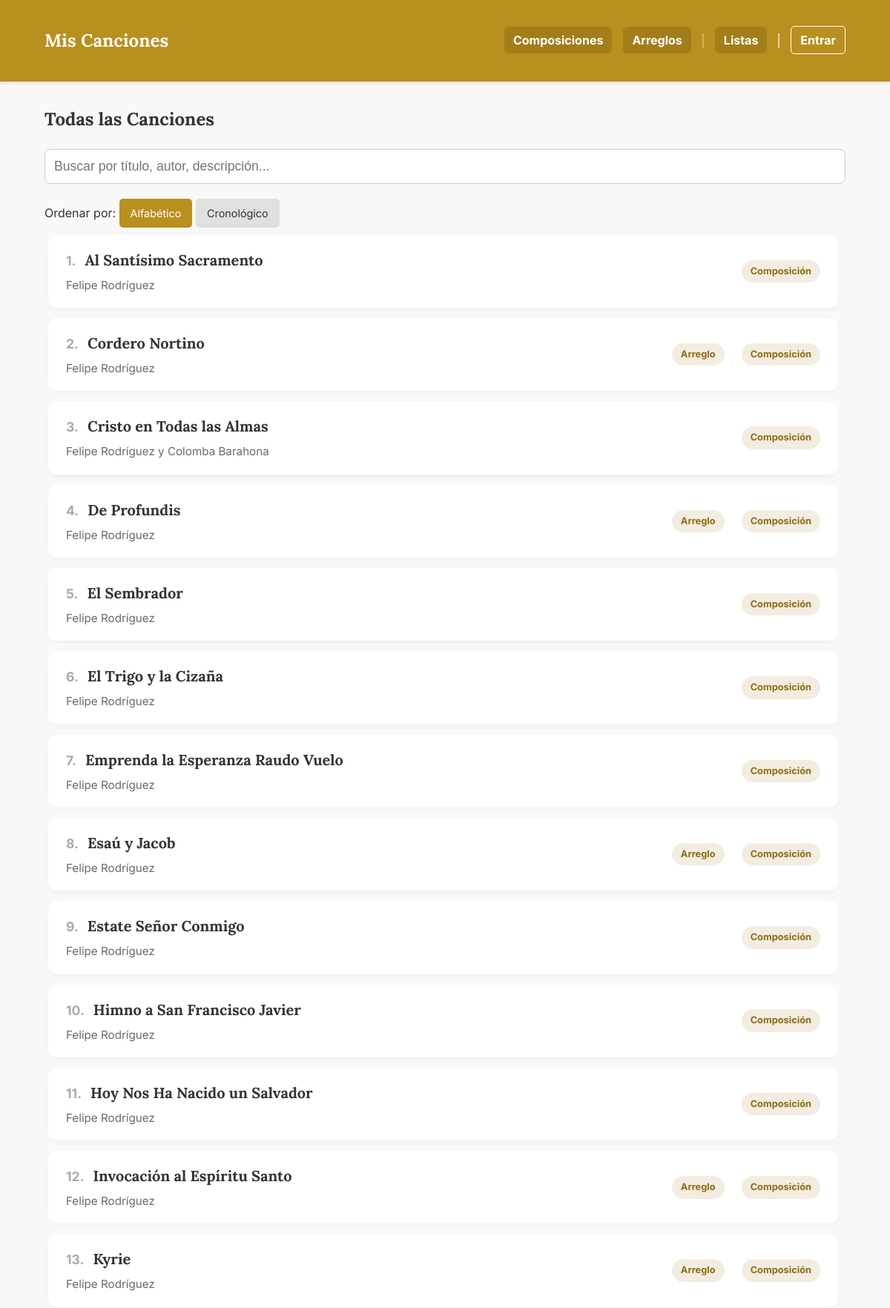
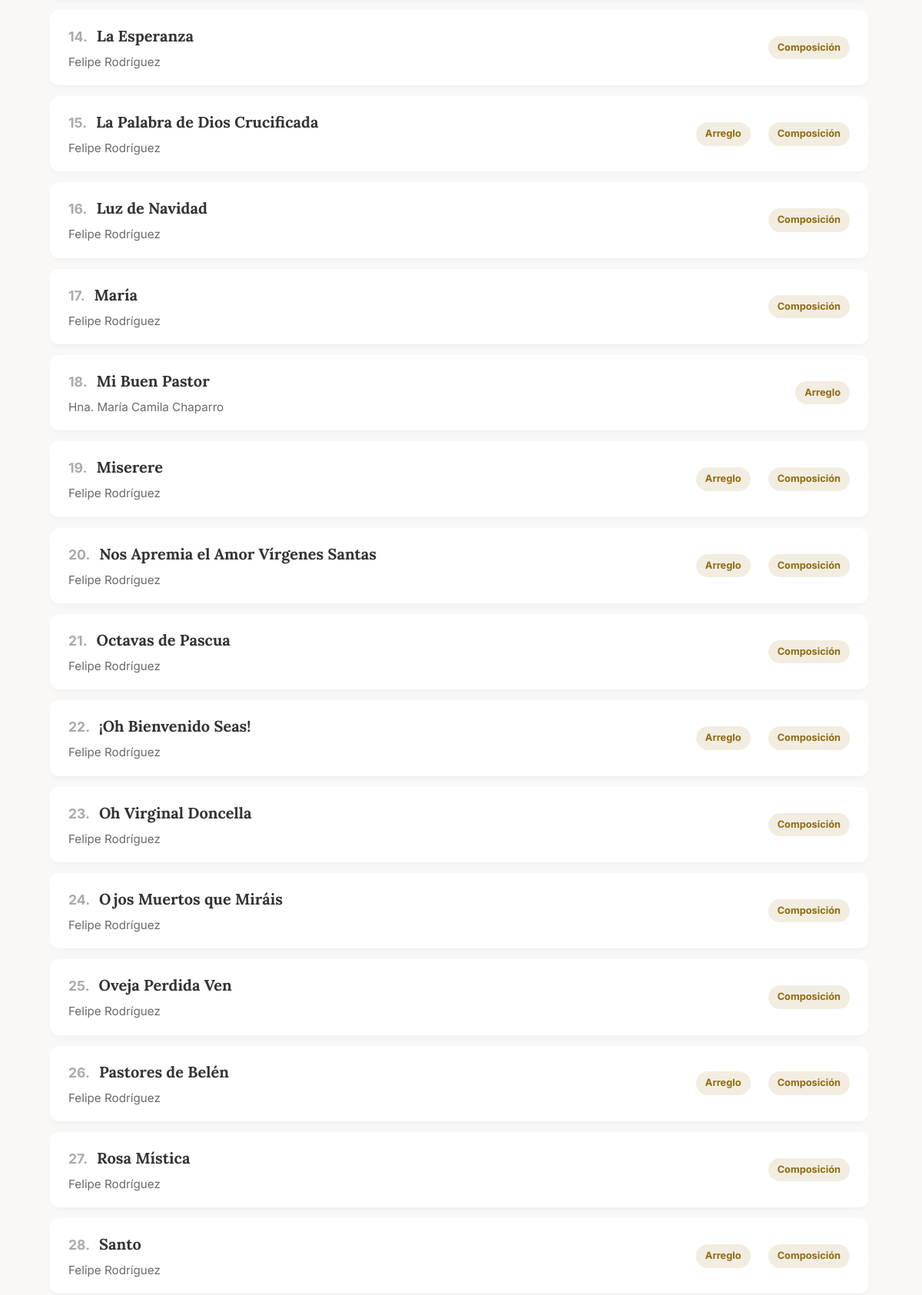
The page / (upper part) on the database its author committed (2 pictures, top to bottom).
### app.py (models this page shows, shortened)
class Cancion(db.Model):
    id = db.Column(db.Integer, primary_key=True)
    titulo = db.Column(db.String(150), nullable=False)
    musica = db.Column(db.String(100))
    letra = db.Column(db.String(100))
    adaptacion = db.Column(db.String(100))
    idioma = db.Column(db.String(50))
    dia = db.Column(db.Integer, nullable=True)
    mes = db.Column(db.Integer, nullable=True)
    anio = db.Column(db.Integer)
    descripcion = db.Column(db.Text)
    audio = db.Column(db.String(150))
    letras_acordes = db.Column(db.String(150)) # Antes 'partitura' (PDF)
    partitura = db.Column(db.String(150))      # Antes 'partitura_xml' (MusicXML)
    midi = db.Column(db.String(150))           # Archivo MIDI
    tags_json = db.Column(db.String(500))
    tipo = db.Column(db.String(50), nullable=False, default='local')
    categorias_json = db.Column(db.String(200))
    youtube_video_embed = db.Column(db.Text)
    youtube_audio_embed = db.Column(db.Text)
    @property
    def categorias(self):
        return json.loads(self.categorias_json) if self.categorias_json else []

### app.py (the view)
@app.route('/')
def index():
    all_songs = Cancion.query.all()
    filtered_songs, search_query = search_songs(all_songs)
    sort_by = request.args.get('sort_by', 'alfabetico') # Por defecto, alfabético
    if sort_by == 'cronologico':
        def get_song_order_cronologico(song):
            anio = song.anio if song.anio is not None else 0
            mes = song.mes if song.mes is not None else 0
            dia = song.dia if song.dia is not None else 0
            return (anio, mes, dia)
        filtered_songs.sort(key=lambda song: (get_song_order_cronologico(song), normalize_for_sorting(song.titulo)), reverse=True)
    else: # 'alfabetico' o cualquier otro caso
        filtered_songs.sort(key=lambda x: normalize_for_sorting(x.titulo))
    return render_template('index.html', composiciones=filtered_songs, search_query=search_query, page_context='index', sort_by=sort_by)

### app.py (called while the page is built, shortened)
@app.template_filter('sort_categories_for_page')
def sort_categories_for_page(categories, page_context='default'):
    sorted_cats = list(categories) # Crear una copia para no modificar la original
    if page_context == 'arreglos':
        sorted_cats.sort(key=lambda x: (x != 'Composición', x != 'Arreglo'))
    else:
        sorted_cats.sort(key=lambda x: (x != 'Arreglo', x != 'Composición'))
    return sorted_cats

def normalize_for_sorting(titulo):
    if not titulo:
        return ""
    titulo_normalizado = unidecode(titulo.lower())
    return "".join(c for c in titulo_normalizado if c.isalnum() or c.isspace()).strip()

def search_songs(base_songs):
    search_query = request.args.get('search', '').strip()
    if not search_query:
        return base_songs, search_query

### templates/index.html
{% extends "base.html" %}
{% block content %}
    <h2>Todas las Canciones</h2>
    {% include '_filters.html' %}
    {% include '_sort_dropdown.html' %}
    <div class="lista-scroll" id="song-list-container">
        {% include '_song_list.html' %}
    </div>
{% endblock %}

### templates/_song_list.html
<div class="lista-composiciones">
    {% for obra in composiciones %}
        <a href="{{ url_for('ver_composicion', comp_id=obra.id, context=page_context, tag_name=tag_nombre, search=search_query, sort_by=sort_by) }}" class="tarjeta-obra">
            <div class="info-tarjeta">
                <div class="song-title-with-number">
                    <span class="song-number">{{ loop.index }}.</span>
                    <h3>{{ obra.titulo }}</h3>
                </div>
                <p>{{ obra.musica }}</p>
            </div>
            <div class="categoria-tags-container">
                {% if obra.categorias %}
                    {% for cat in obra.categorias | sort_categories_for_page(page_context) %}
                        <span class="categoria-tag">{{ cat }}</span>
                    {% endfor %}
                {% endif %}
            </div>
        </a>
    {% else %}
        <p style="padding: 20px;">No se encontraron canciones que coincidan con tu búsqueda.</p>
    {% endfor %}
</div>

### static/style.css (style rules this page uses)
:root { --color-principal: #b89020; --color-fondo: #f9f8f6; --color-boton-nav: #a27e1b; --color-texto: #353331; --color-acento: #dcb33f; --color-blanco: #ffffff; }
body { font-family: 'Inter', sans-serif; background-color: var(--color-fondo); color: var(--color-texto); margin: 0; line-height: 1.6; }
h1, h2, h3, h4, h5, h6, .brand-logo { font-family: 'Lora', serif; font-weight: 700; }
.lista-scroll { height: 85vh; overflow-y: auto; border: none; background-color: transparent; padding-right: 5px; }
.lista-composiciones { display: block; padding: 10px 5px; }
.tarjeta-obra { display: flex; justify-content: space-between; align-items: center; border-bottom: none; text-decoration: none; color: var(--color-texto); background-color: var(--color-blanco); border-radius: 12px; margin-bottom: 14px; box-shadow: 0 4px 8px -2px rgba(0, 0, 0, 0.04), 0 2px 4px -1px rgba(0, 0, 0, 0.02); transition: transform 0.25s cubic-bezier(0.4, 0, 0.2, 1), box-shadow 0.25s cubic-bezier(0.4, 0, 0.2, 1), background-color 0.2s; padding: 18px 24px; }
.song-title-with-number { display: flex; align-items: baseline; gap: 12px; }
.song-number { color: #aaa; font-weight: bold; font-size: 1.1em; }
.info-tarjeta { padding: 0; }
.info-tarjeta h3 { margin: 0 0 6px 0; font-size: 1.25em; color: var(--color-texto); }
.info-tarjeta p { margin: 0; color: #6d6a66; font-size: 0.95em; }
.categoria-tags-container { display: flex; gap: 8px; }
.categoria-tag { background-color: #f2ede0; color: #8e6c13; font-size: 0.8em; font-weight: bold; padding: 5px 12px; border-radius: 20px; margin-left: 15px; white-space: nowrap; transition: background-color 0.2s; }

### rows shown on the page
Cancion: titulo "Al Santísimo Sacramento", musica "Felipe Rodríguez", cat "Composición"
Cancion: titulo "Cordero Nortino", musica "Felipe Rodríguez", cat "Arreglo" "Composición"
Cancion: titulo "Cristo en Todas las Almas", musica "Felipe Rodríguez y Colomba Barahona", cat "Composición"
Cancion: titulo "De Profundis", musica "Felipe Rodríguez", cat "Arreglo" "Composición"
Cancion: titulo "El Sembrador", musica "Felipe Rodríguez", cat "Composición"
Cancion: titulo "El Trigo y la Cizaña", musica "Felipe Rodríguez", cat "Composición"
Cancion: titulo "Emprenda la Esperanza Raudo Vuelo", musica "Felipe Rodríguez", cat "Composición"
Cancion: titulo "Esaú y Jacob", musica "Felipe Rodríguez", cat "Arreglo" "Composición"
Cancion: titulo "Estate Señor Conmigo", musica "Felipe Rodríguez", cat "Composición"
Cancion: titulo "Himno a San Francisco Javier", musica "Felipe Rodríguez", cat "Composición"
Cancion: titulo "Hoy Nos Ha Nacido un Salvador", musica "Felipe Rodríguez", cat "Composición"
Cancion: titulo "Invocación al Espíritu Santo", musica "Felipe Rodríguez", cat "Arreglo" "Composición"
Cancion: titulo "Kyrie", musica "Felipe Rodríguez", cat "Arreglo" "Composición"
Cancion: titulo "La Esperanza", musica "Felipe Rodríguez", cat "Composición"
Cancion: titulo "La Palabra de Dios Crucificada", musica "Felipe Rodríguez", cat "Arreglo" "Composición"
Cancion: titulo "Luz de Navidad", musica "Felipe Rodríguez", cat "Composición"
Cancion: titulo "María", musica "Felipe Rodríguez", cat "Composición"
Cancion: titulo "Mi Buen Pastor", musica "Hna. María Camila Chaparro", cat "Arreglo"
Cancion: titulo "Miserere", musica "Felipe Rodríguez", cat "Arreglo" "Composición"
Cancion: titulo "Nos Apremia el Amor Vírgenes Santas", musica "Felipe Rodríguez", cat "Arreglo" "Composición"
Cancion: titulo "Octavas de Pascua", musica "Felipe Rodríguez", cat "Composición"
Cancion: titulo "¡Oh Bienvenido Seas!", musica "Felipe Rodríguez", cat "Arreglo" "Composición"
Cancion: titulo "Oh Virginal Doncella", musica "Felipe Rodríguez", cat "Composición"
Cancion: titulo "Ojos Muertos que Miráis", musica "Felipe Rodríguez", cat "Composición"
Cancion: titulo "Oveja Perdida Ven", musica "Felipe Rodríguez", cat "Composición"
Cancion: titulo "Pastores de Belén", musica "Felipe Rodríguez", cat "Arreglo" "Composición"
Cancion: titulo "Rosa Mística", musica "Felipe Rodríguez", cat "Composición"
Cancion: titulo "Santo", musica "Felipe Rodríguez", cat "Arreglo" "Composición"
